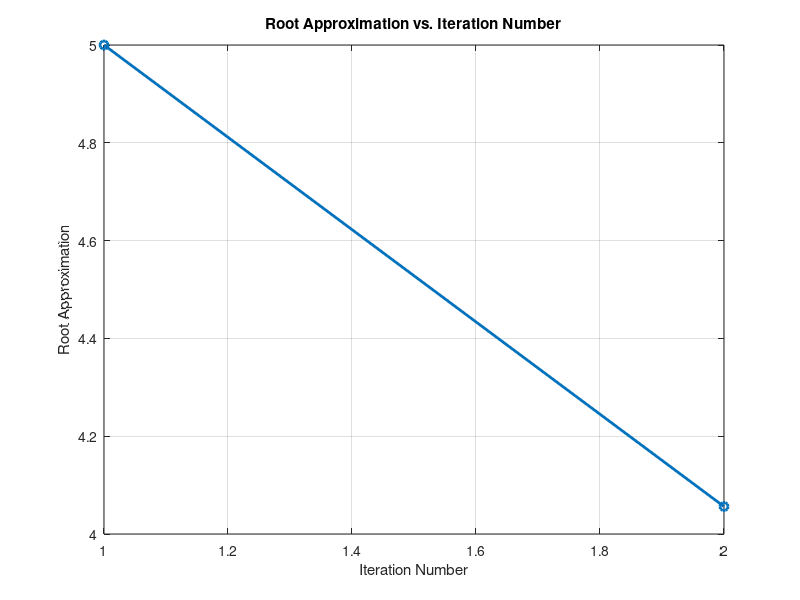
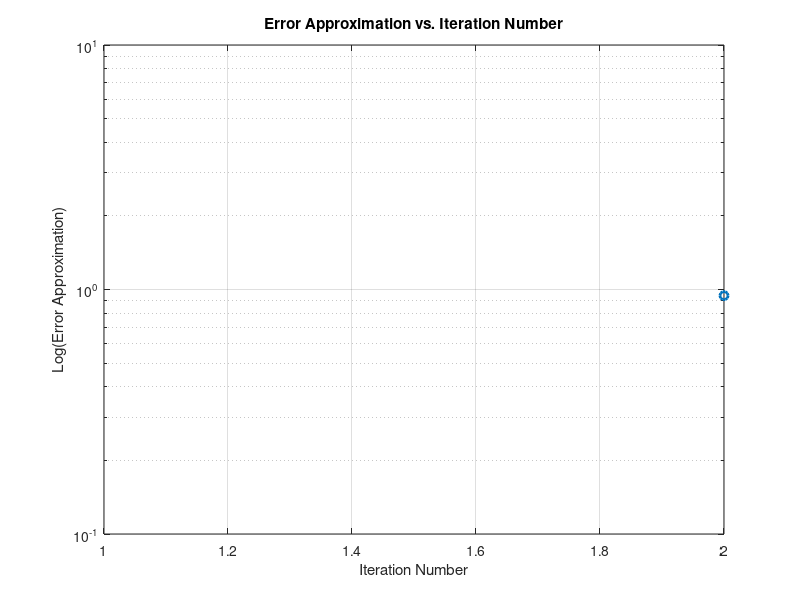

Recreate these plots in MATLAB, in order.
% Mary Robinson
% L12_Q05

function[]=L12_Q05()
    %Get the initial guess and error threshold from the user
    [x1, epsilon] = get_input();
    
    % Define the function f(x) = x^4 - x^3 - 7x^2 + x + 6
    f = @(x) x^4 - x^3 - 7*x^2 + x + 6;
    
    % Define the derivative df(x) = 4x^3 - 3x^2 - 14x + 1
    df = @(x) 4*x^3 - 3*x^2 - 14*x + 1;
    
    % Define the Newton's method function g(x) = x - f(x) / df(x)
    g = @(x) x - f(x) / df(x);
    
    %Run Newton's method
    [root, n, final_error, roots, errors] = newtons_method(g, x1, epsilon);
    
    % Output the results
    fprintf('An approximation of the root is x( %d ) = %.4f\n', n, root);
    fprintf('An approximation of the absolute error is %.4e\n', final_error);
    
    % Plot the results
    plot_newtons_method_results(n, roots, errors);
end

% Function to get the initial guess x1 and error threshold epsilon
function [x1, epsilon] = get_input()
    done = 0;
    while done == 0
        x1 = input('Enter an initial guess x1: ');
        epsilon = input('Enter a value for epsilon: ');
        
        % Check for a valid positive value for epsilon
        if epsilon <= 0
            fprintf('Invalid epsilon %.4f\n', epsilon);
        else
            done = 1;
        end
    end
end

% Function to implement Newton's method and find the root
function [root, n, final_error, roots, errors] = newtons_method(g, x1, epsilon)
    x = x1;
    error = inf;  % Start with a large error value
    n = 1;  % Start with the first iteration
    roots = x;  % Store the roots for plotting (if needed)
    errors = error;  % Store the errors for plotting (if needed)
    
    while error > epsilon
        x_new = g(x);  % Compute the next approximation using g(x)
        
        % Compute the absolute error
        error = abs(x_new - x);
        
        % Store the new root and error for later use
        roots = [roots, x_new];
        errors = [errors, error];
        
        % Update the current approximation
        x = x_new;
        
        % Increment the iteration counter
        n = n + 1;
    end
    
    root = x;  % The final approximation of the root
    final_error = error;  % The final error approximation
end

% Function to plot Newton's method results
function plot_newtons_method_results(n, roots, errors)
    % Plot root approximation vs. iteration number
    figure;
    plot(1:n, roots, '-o', 'LineWidth', 2);
    title('Root Approximation vs. Iteration Number');
    xlabel('Iteration Number');
    ylabel('Root Approximation');
    grid on;
    saveas(gcf, 'root_approximation.png');
    
    % Plot error approximation vs. iteration number using semilogy
    figure;
    semilogy(1:n, errors, '-o', 'LineWidth', 2);
    title('Error Approximation vs. Iteration Number');
    xlabel('Iteration Number');
    ylabel('Log(Error Approximation)');
    grid on;
    saveas(gcf, 'error_approximation.png');
end
